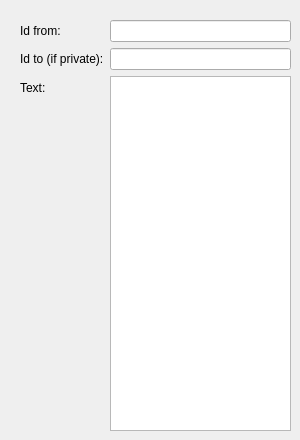
    <widget class="QWidget" name="chatTab_2">
     <attribute name="title">
      <string>Chat</string>
     </attribute>
     <widget class="QWidget" name="formLayoutWidget_8">
      <property name="geometry">
       <rect>
        <x>20</x>
        <y>20</y>
        <width>271</width>
        <height>411</height>
       </rect>
      </property>
      <layout class="QFormLayout" name="formLayout_8">
       <property name="fieldGrowthPolicy">
        <enum>QFormLayout::AllNonFixedFieldsGrow</enum>
       </property>
       <item row="0" column="0">
        <widget class="QLabel" name="label_33">
         <property name="text">
          <string>Id from:</string>
         </property>
         <property name="buddy">
          <cstring>receiveChatIdFrom</cstring>
         </property>
        </widget>
       </item>
       <item row="1" column="0">
        <widget class="QLabel" name="label_34">
         <property name="text">
          <string>Id to (if private):</string>
         </property>
         <property name="buddy">
          <cstring>receiveChatIdTo</cstring>
         </property>
        </widget>
       </item>
       <item row="0" column="1">
        <widget class="QLineEdit" name="chatIdFrom">
         <property name="enabled">
          <bool>true</bool>
         </property>
        </widget>
       </item>
       <item row="1" column="1">
        <widget class="QLineEdit" name="chatIdTo">
         <property name="enabled">
          <bool>true</bool>
         </property>
        </widget>
       </item>
       <item row="2" column="0">
        <widget class="QLabel" name="label_35">
         <property name="text">
          <string>Text:</string>
         </property>
         <property name="buddy">
          <cstring>receiveChatText</cstring>
         </property>
        </widget>
       </item>
       <item row="2" column="1">
        <widget class="QPlainTextEdit" name="chatText">
         <property name="enabled">
          <bool>true</bool>
         </property>
         <property name="sizePolicy">
          <sizepolicy hsizetype="Expanding" vsizetype="Expanding">
           <horstretch>0</horstretch>
           <verstretch>0</verstretch>
          </sizepolicy>
         </property>
        </widget>
       </item>
      </layout>
     </widget>
    </widget>
